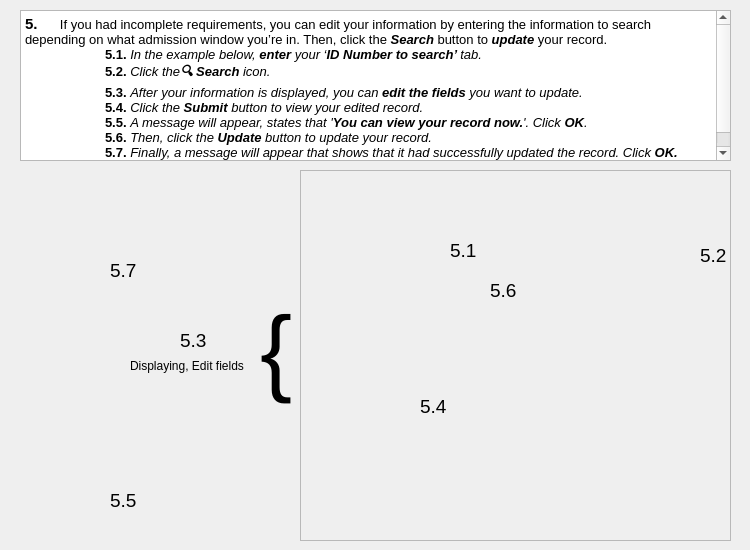
      <widget class="QWidget" name="tab_6">
       <attribute name="title">
        <string>5: Search-Update Record</string>
       </attribute>
       <widget class="QWidget" name="gridLayoutWidget_7">
        <property name="geometry">
         <rect>
          <x>20</x>
          <y>10</y>
          <width>711</width>
          <height>151</height>
         </rect>
        </property>
        <layout class="QGridLayout" name="gridLayout_7">
         <item row="0" column="0">
          <widget class="QTextBrowser" name="textBrowser_6">
           <property name="html">
            <string>&lt;!DOCTYPE HTML PUBLIC &quot;-//W3C//DTD HTML 4.0//EN&quot; &quot;http://www.w3.org/TR/REC-html40/strict.dtd&quot;&gt;
&lt;html&gt;&lt;head&gt;&lt;meta name=&quot;qrichtext&quot; content=&quot;1&quot; /&gt;&lt;style type=&quot;text/css&quot;&gt;
p, li { white-space: pre-wrap; }
&lt;/style&gt;&lt;/head&gt;&lt;body style=&quot; font-family:'Open Sans'; font-size:9pt; font-weight:400; font-style:normal;&quot;&gt;
&lt;p style=&quot; margin-top:12px; margin-bottom:0px; margin-left:0px; margin-right:0px; -qt-block-indent:0; text-indent:0px;&quot;&gt;&lt;span style=&quot; font-size:11pt; font-weight:600;&quot;&gt;5.&lt;/span&gt;&lt;span style=&quot; font-family:'Times New Roman'; font-size:11pt; font-weight:600;&quot;&gt;   &lt;/span&gt;&lt;span style=&quot; font-family:'Times New Roman'; font-size:7pt;&quot;&gt;    &lt;/span&gt;&lt;span style=&quot; font-family:'Segoe UI'; font-size:10pt;&quot;&gt;If you had incomplete requirements, you can edit your information by entering the information to search depending on what admission window you’re in. Then, click the &lt;/span&gt;&lt;span style=&quot; font-family:'Segoe UI'; font-size:10pt; font-weight:600; font-style:italic;&quot;&gt;Search&lt;/span&gt;&lt;span style=&quot; font-family:'Segoe UI'; font-size:10pt;&quot;&gt; button to &lt;/span&gt;&lt;span style=&quot; font-family:'Segoe UI'; font-size:10pt; font-weight:600; font-style:italic;&quot;&gt;update&lt;/span&gt;&lt;span style=&quot; font-family:'Segoe UI'; font-size:10pt;&quot;&gt; your record. &lt;/span&gt;&lt;/p&gt;
&lt;p style=&quot; margin-top:0px; margin-bottom:0px; margin-left:0px; margin-right:0px; -qt-block-indent:0; text-indent:0px;&quot;&gt;&lt;span style=&quot; font-family:'Segoe UI'; font-size:10pt; font-weight:600;&quot;&gt;	5.1.&lt;/span&gt;&lt;span style=&quot; font-family:'Segoe UI'; font-size:10pt; font-style:italic;&quot;&gt; In the example below, &lt;/span&gt;&lt;span style=&quot; font-family:'Segoe UI'; font-size:10pt; font-weight:600; font-style:italic;&quot;&gt;enter&lt;/span&gt;&lt;span style=&quot; font-family:'Segoe UI'; font-size:10pt; font-style:italic;&quot;&gt; your ‘&lt;/span&gt;&lt;span style=&quot; font-family:'Segoe UI'; font-size:10pt; font-weight:600; font-style:italic;&quot;&gt;ID Number to search’ &lt;/span&gt;&lt;span style=&quot; font-family:'Segoe UI'; font-size:10pt; font-style:italic;&quot;&gt;tab.&lt;/span&gt;&lt;span style=&quot; font-family:'Segoe UI'; font-size:10pt;&quot;&gt; &lt;/span&gt;&lt;/p&gt;
&lt;p style=&quot; margin-top:0px; margin-bottom:0px; margin-left:0px; margin-right:0px; -qt-block-indent:0; text-indent:0px;&quot;&gt;&lt;span style=&quot; font-family:'Segoe UI'; font-size:10pt; font-weight:600;&quot;&gt;	5.2.&lt;/span&gt;&lt;span style=&quot; font-family:'Segoe UI'; font-size:10pt;&quot;&gt; &lt;/span&gt;&lt;span style=&quot; font-family:'Segoe UI'; font-size:10pt; font-style:italic;&quot;&gt;Click the&lt;/span&gt;&lt;span style=&quot; font-family:'Segoe UI'; font-size:10pt; font-weight:600; font-style:italic;&quot;&gt;🔍 Search &lt;/span&gt;&lt;span style=&quot; font-family:'Segoe UI'; font-size:10pt; font-style:italic;&quot;&gt;icon.&lt;/span&gt;&lt;span style=&quot; font-style:italic;&quot;&gt; &lt;/span&gt;&lt;/p&gt;
&lt;p style=&quot; margin-top:0px; margin-bottom:0px; margin-left:0px; margin-right:0px; -qt-block-indent:0; text-indent:0px;&quot;&gt;&lt;span style=&quot; font-family:'Segoe UI'; font-size:10pt; font-weight:600;&quot;&gt;	5.3.&lt;/span&gt;&lt;span style=&quot; font-family:'Segoe UI'; font-size:10pt;&quot;&gt; &lt;/span&gt;&lt;span style=&quot; font-family:'Segoe UI'; font-size:10pt; font-style:italic;&quot;&gt;After your information is displayed, you can &lt;/span&gt;&lt;span style=&quot; font-family:'Segoe UI'; font-size:10pt; font-weight:600; font-style:italic;&quot;&gt;edit the fields&lt;/span&gt;&lt;span style=&quot; font-family:'Segoe UI'; font-size:10pt; font-style:italic;&quot;&gt; you want to update.&lt;/span&gt; &lt;/p&gt;
&lt;p style=&quot; margin-top:0px; margin-bottom:0px; margin-left:0px; margin-right:0px; -qt-block-indent:0; text-indent:0px;&quot;&gt;&lt;span style=&quot; font-family:'Segoe UI'; font-size:10pt; font-weight:600;&quot;&gt;	5.4.&lt;/span&gt;&lt;span style=&quot; font-family:'Segoe UI'; font-size:10pt;&quot;&gt; &lt;/span&gt;&lt;span style=&quot; font-family:'Segoe UI'; font-size:10pt; font-style:italic;&quot;&gt;Click the &lt;/span&gt;&lt;span style=&quot; font-family:'Segoe UI'; font-size:10pt; font-weight:600; font-style:italic;&quot;&gt;Submit&lt;/span&gt;&lt;span style=&quot; font-family:'Segoe UI'; font-size:10pt; font-style:italic;&quot;&gt; button to view your edited record.&lt;/span&gt;&lt;/p&gt;
&lt;p style=&quot; margin-top:0px; margin-bottom:0px; margin-left:0px; margin-right:0px; -qt-block-indent:0; text-indent:0px;&quot;&gt;&lt;span style=&quot; font-family:'Segoe UI'; font-size:10pt; font-style:italic;&quot;&gt;	&lt;/span&gt;&lt;span style=&quot; font-family:'Segoe UI'; font-size:10pt; font-weight:600;&quot;&gt;5.5.&lt;/span&gt;&lt;span style=&quot; font-family:'Segoe UI'; font-size:10pt;&quot;&gt; &lt;/span&gt;&lt;span style=&quot; font-family:'Segoe UI'; font-size:10pt; font-style:italic;&quot;&gt;A message will appear, states that '&lt;/span&gt;&lt;span style=&quot; font-family:'Segoe UI'; font-size:10pt; font-weight:600; font-style:italic;&quot;&gt;You can view your record now.&lt;/span&gt;&lt;span style=&quot; font-family:'Segoe UI'; font-size:10pt; font-style:italic;&quot;&gt;'. Click &lt;/span&gt;&lt;span style=&quot; font-family:'Segoe UI'; font-size:10pt; font-weight:600; font-style:italic;&quot;&gt;OK&lt;/span&gt;&lt;span style=&quot; font-family:'Segoe UI'; font-size:10pt; font-style:italic;&quot;&gt;.&lt;/span&gt;&lt;/p&gt;
&lt;p style=&quot; margin-top:0px; margin-bottom:0px; margin-left:0px; margin-right:0px; -qt-block-indent:0; text-indent:0px;&quot;&gt;&lt;span style=&quot; font-family:'Segoe UI'; font-size:10pt; font-weight:600;&quot;&gt;	5.6.&lt;/span&gt;&lt;span style=&quot; font-family:'Segoe UI'; font-size:10pt;&quot;&gt; &lt;/span&gt;&lt;span style=&quot; font-family:'Segoe UI'; font-size:10pt; font-style:italic;&quot;&gt;Then, click the &lt;/span&gt;&lt;span style=&quot; font-family:'Segoe UI'; font-size:10pt; font-weight:600; font-style:italic;&quot;&gt;Update&lt;/span&gt;&lt;span style=&quot; font-family:'Segoe UI'; font-size:10pt; font-style:italic;&quot;&gt; button to update your record.&lt;/span&gt;&lt;span style=&quot; font-style:italic;&quot;&gt; &lt;/span&gt;&lt;/p&gt;
&lt;p style=&quot; margin-top:0px; margin-bottom:0px; margin-left:0px; margin-right:0px; -qt-block-indent:0; text-indent:0px;&quot;&gt;&lt;span style=&quot; font-family:'Segoe UI'; font-size:10pt; font-style:italic;&quot;&gt;	&lt;/span&gt;&lt;span style=&quot; font-family:'Segoe UI'; font-size:10pt; font-weight:600;&quot;&gt;5.7.&lt;/span&gt;&lt;span style=&quot; font-family:'Segoe UI'; font-size:10pt;&quot;&gt; &lt;/span&gt;&lt;span style=&quot; font-family:'Segoe UI'; font-size:10pt; font-style:italic;&quot;&gt;Finally, a message will appear that shows that it had successfully updated the record. Click &lt;/span&gt;&lt;span style=&quot; font-family:'Segoe UI'; font-size:10pt; font-weight:600; font-style:italic;&quot;&gt;OK.&lt;/span&gt;&lt;/p&gt;
&lt;p style=&quot; margin-top:0px; margin-bottom:0px; margin-left:0px; margin-right:0px; -qt-block-indent:0; text-indent:0px;&quot;&gt;&lt;span style=&quot; font-family:'Segoe UI'; font-size:10pt;&quot;&gt;	&lt;/span&gt;&lt;span style=&quot; font-family:'Segoe UI'; font-size:10pt; text-decoration: underline;&quot;&gt;Example:&lt;/span&gt;&lt;/p&gt;&lt;/body&gt;&lt;/html&gt;</string>
           </property>
          </widget>
         </item>
        </layout>
       </widget>
       <widget class="QLabel" name="label_13">
        <property name="geometry">
         <rect>
          <x>300</x>
          <y>170</y>
          <width>431</width>
          <height>371</height>
         </rect>
        </property>
        <property name="frameShape">
         <enum>QFrame::StyledPanel</enum>
        </property>
        <property name="text">
         <string/>
        </property>
        <property name="pixmap">
         <pixmap>../image/Capture_5.0_SearchtoUpdate.JPG</pixmap>
        </property>
        <property name="scaledContents">
         <bool>true</bool>
        </property>
       </widget>
       <widget class="QLabel" name="label_14">
        <property name="geometry">
         <rect>
          <x>10</x>
          <y>190</y>
          <width>241</width>
          <height>71</height>
         </rect>
        </property>
        <property name="text">
         <string/>
        </property>
        <property name="pixmap">
         <pixmap>../image/Capture_5.1_QMessageUpdatedRecord.JPG</pixmap>
        </property>
        <property name="scaledContents">
         <bool>true</bool>
        </property>
       </widget>
       <widget class="QLabel" name="label_26">
        <property name="geometry">
         <rect>
          <x>450</x>
          <y>240</y>
          <width>41</width>
          <height>21</height>
         </rect>
        </property>
        <property name="font">
         <font>
          <pointsize>14</pointsize>
          <weight>50</weight>
          <bold>false</bold>
         </font>
        </property>
        <property name="text">
         <string>5.1    </string>
        </property>
       </widget>
       <widget class="QLabel" name="label_27">
        <property name="geometry">
         <rect>
          <x>700</x>
          <y>240</y>
          <width>41</width>
          <height>31</height>
         </rect>
        </property>
        <property name="font">
         <font>
          <pointsize>14</pointsize>
          <weight>50</weight>
          <bold>false</bold>
         </font>
        </property>
        <property name="text">
         <string>5.2</string>
        </property>
       </widget>
       <widget class="QLabel" name="label_28">
        <property name="geometry">
         <rect>
          <x>180</x>
          <y>320</y>
          <width>41</width>
          <height>41</height>
         </rect>
        </property>
        <property name="font">
         <font>
          <pointsize>14</pointsize>
          <weight>50</weight>
          <bold>false</bold>
         </font>
        </property>
        <property name="text">
         <string>5.3   </string>
        </property>
       </widget>
       <widget class="QLabel" name="label_29">
        <property name="geometry">
         <rect>
          <x>420</x>
          <y>391</y>
          <width>31</width>
          <height>31</height>
         </rect>
        </property>
        <property name="font">
         <font>
          <pointsize>14</pointsize>
          <weight>50</weight>
          <bold>false</bold>
         </font>
        </property>
        <property name="text">
         <string>5.4 </string>
        </property>
       </widget>
       <widget class="QLabel" name="label_30">
        <property name="geometry">
         <rect>
          <x>260</x>
          <y>290</y>
          <width>47</width>
          <height>121</height>
         </rect>
        </property>
        <property name="font">
         <font>
          <pointsize>72</pointsize>
         </font>
        </property>
        <property name="text">
         <string>{</string>
        </property>
       </widget>
       <widget class="QLabel" name="label_31">
        <property name="geometry">
         <rect>
          <x>200</x>
          <y>240</y>
          <width>31</width>
          <height>41</height>
         </rect>
        </property>
        <property name="text">
         <string/>
        </property>
        <property name="textFormat">
         <enum>Qt::PlainText</enum>
        </property>
        <property name="pixmap">
         <pixmap>../image/handclick.png</pixmap>
        </property>
        <property name="scaledContents">
         <bool>true</bool>
        </property>
       </widget>
       <widget class="QLabel" name="label_32">
        <property name="geometry">
         <rect>
          <x>110</x>
          <y>480</y>
          <width>41</width>
          <height>41</height>
         </rect>
        </property>
        <property name="font">
         <font>
          <pointsize>14</pointsize>
          <weight>50</weight>
          <bold>false</bold>
         </font>
        </property>
        <property name="text">
         <string>5.5  </string>
        </property>
       </widget>
       <widget class="QLabel" name="label_33">
        <property name="geometry">
         <rect>
          <x>460</x>
          <y>410</y>
          <width>31</width>
          <height>41</height>
         </rect>
        </property>
        <property name="text">
         <string/>
        </property>
        <property name="pixmap">
         <pixmap>../image/handclick.png</pixmap>
        </property>
        <property name="scaledContents">
         <bool>true</bool>
        </property>
       </widget>
       <widget class="QLabel" name="label_34">
        <property name="geometry">
         <rect>
          <x>670</x>
          <y>250</y>
          <width>31</width>
          <height>41</height>
         </rect>
        </property>
        <property name="text">
         <string/>
        </property>
        <property name="textFormat">
         <enum>Qt::PlainText</enum>
        </property>
        <property name="pixmap">
         <pixmap>../image/handclick.png</pixmap>
        </property>
        <property name="scaledContents">
         <bool>true</bool>
        </property>
       </widget>
       <widget class="QLabel" name="label_35">
        <property name="geometry">
         <rect>
          <x>130</x>
          <y>350</y>
          <width>131</width>
          <height>31</height>
         </rect>
        </property>
        <property name="text">
         <string>Displaying, Edit fields</string>
        </property>
       </widget>
       <widget class="QLabel" name="label_54">
        <property name="geometry">
         <rect>
          <x>490</x>
          <y>270</y>
          <width>41</width>
          <height>41</height>
         </rect>
        </property>
        <property name="font">
         <font>
          <pointsize>14</pointsize>
          <weight>50</weight>
          <bold>false</bold>
         </font>
        </property>
        <property name="text">
         <string>5.6  </string>
        </property>
       </widget>
       <widget class="QLabel" name="label_55">
        <property name="geometry">
         <rect>
          <x>110</x>
          <y>250</y>
          <width>41</width>
          <height>41</height>
         </rect>
        </property>
        <property name="font">
         <font>
          <pointsize>14</pointsize>
          <weight>50</weight>
          <bold>false</bold>
         </font>
        </property>
        <property name="text">
         <string>5.7</string>
        </property>
       </widget>
       <widget class="QLabel" name="label_56">
        <property name="geometry">
         <rect>
          <x>220</x>
          <y>470</y>
          <width>71</width>
          <height>31</height>
         </rect>
        </property>
        <property name="text">
         <string/>
        </property>
        <property name="pixmap">
         <pixmap>../image/arrowRight.png</pixmap>
        </property>
        <property name="scaledContents">
         <bool>true</bool>
        </property>
       </widget>
       <widget class="QLabel" name="label_57">
        <property name="geometry">
         <rect>
          <x>40</x>
          <y>410</y>
          <width>181</width>
          <height>71</height>
         </rect>
        </property>
        <property name="text">
         <string/>
        </property>
        <property name="pixmap">
         <pixmap>../image/Capture_QMessage_Submitted.JPG</pixmap>
        </property>
        <property name="scaledContents">
         <bool>true</bool>
        </property>
       </widget>
       <widget class="QLabel" name="label_58">
        <property name="geometry">
         <rect>
          <x>190</x>
          <y>460</y>
          <width>31</width>
          <height>41</height>
         </rect>
        </property>
        <property name="text">
         <string/>
        </property>
        <property name="textFormat">
         <enum>Qt::PlainText</enum>
        </property>
        <property name="pixmap">
         <pixmap>../image/handclick.png</pixmap>
        </property>
        <property name="scaledContents">
         <bool>true</bool>
        </property>
       </widget>
       <widget class="QLabel" name="label_59">
        <property name="geometry">
         <rect>
          <x>520</x>
          <y>270</y>
          <width>31</width>
          <height>41</height>
         </rect>
        </property>
        <property name="text">
         <string/>
        </property>
        <property name="textFormat">
         <enum>Qt::PlainText</enum>
        </property>
        <property name="pixmap">
         <pixmap>../image/handclick.png</pixmap>
        </property>
        <property name="scaledContents">
         <bool>true</bool>
        </property>
       </widget>
       <widget class="QLabel" name="label_60">
        <property name="geometry">
         <rect>
          <x>230</x>
          <y>270</y>
          <width>61</width>
          <height>31</height>
         </rect>
        </property>
        <property name="text">
         <string/>
        </property>
        <property name="pixmap">
         <pixmap>../image/arrowRight.png</pixmap>
        </property>
        <property name="scaledContents">
         <bool>true</bool>
        </property>
       </widget>
      </widget>
